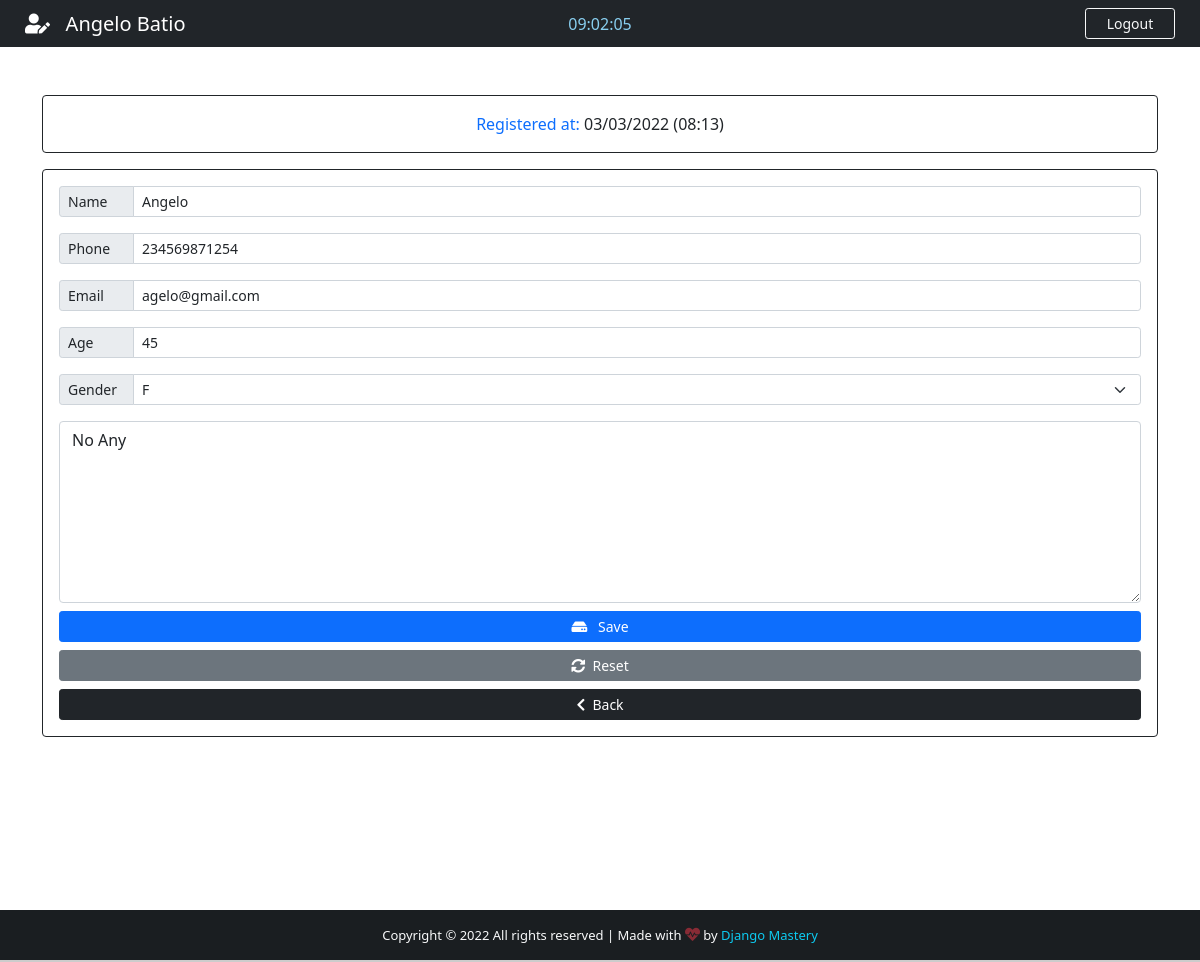
Page /patient/5/ (signed in) on the earlier database version.
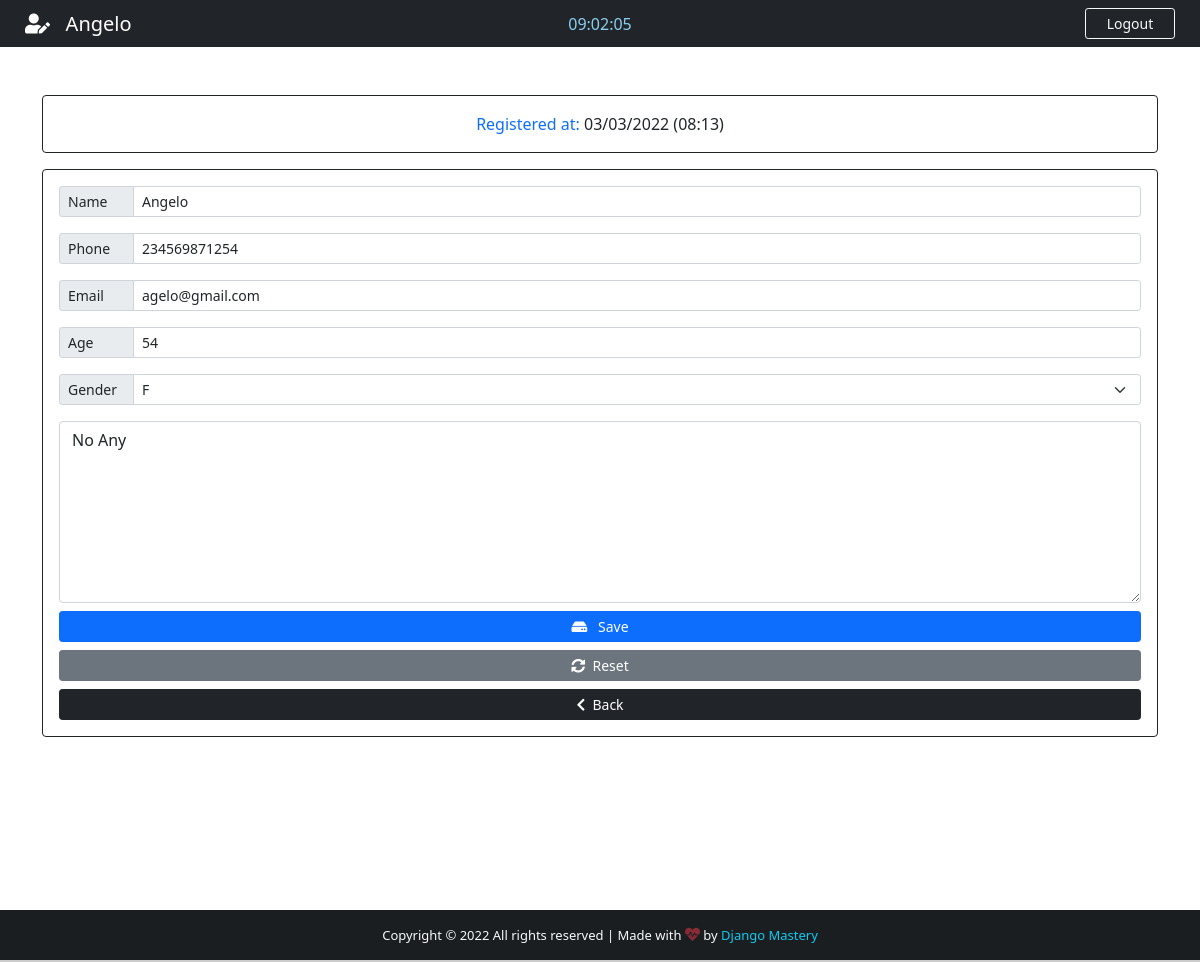
Same page on the later database version.
### App/models.py (models this page shows, shortened)
class Patient(models.Model):
    GENDER = (
        ('M', 'M'),
        ('F', 'F'),
    )
    id = models.IntegerField(primary_key=True)
    name = models.CharField(max_length=40)
    phone = models.CharField(max_length=20)
    email = models.CharField(max_length=40)
    age = models.CharField(max_length=3)
    gender = models.CharField(max_length=1, null=True, choices=GENDER)
    note = models.TextField(blank=True)
    created_at = models.DateTimeField(auto_now_add=True)

### App/views.py (the view)
# urls.py: path('patient/<str:patient_id>/', views.patient, name = 'patient'),
@cache_control(no_cache = True, must_validate = True, no_store = True)
@login_required(login_url='login')
def patient(request, patient_id):
    patient = Patient.objects.get(id = patient_id)
    if patient != None:
        return render(request, 'edit.html', {'patient': patient})

### App/templates/edit.html (shortened to what this page needs)
{% extends 'add.html' %}
{% load static %}
{% block nav-content %}
<i class="fas fa-user-edit"></i>&nbsp;&nbsp; {{ patient.name }}
{% endblock nav-content %}
{% block time %}
<div class="col-sm">
    <center>
        <span id="clock" style="color: #89cff0;"></span>
    </center>
</div>
{% endblock time %}
{% block card-title %}
Registered at: <span class="text-dark">{{ patient.created_at | date:'m/d/Y (H:i)' }}</span>
{% endblock card-title %}
{% block action %}action="/edit_patient/"{% endblock action %}
{% block Value-name %} value = {{ patient.name }} {% endblock Value-name %}
{% block Value-phone %} value = {{ patient.phone }} {% endblock Value-phone %}
{% block Value-email %} value = {{ patient.email }} {% endblock Value-email %}
{% block Value-age %} value = {{ patient.age }} {% endblock Value-age %}
{% block option %}
<option style="background-color: #d3d3d3; color: #007bff;">{{ patient.gender }}</option>
{% endblock option %}
{% block Value-note %}{{ patient.note }}{% endblock Value-note %}
{% block Btn-add %}
<i class="fas fa-hdd"></i>&nbsp;&nbsp; Save
{% endblock Btn-add %}
{% block Btn-reset %}
<button type="reset" class="btn btn-secondary btn-sm">
    <i class="fas fa-sync-alt"></i>&nbsp;&nbsp;Reset
</button>
{% endblock Btn-reset %}

### App/templates/add.html (shortened to what this page needs)
{% extends 'base.html' %}
{% load static %}
{% block btn-nav %}
<a class="btn btn-outline-danger btn-sm border-light text-light" id="btn-nav" data-bs-toggle="modal" data-bs-target="#logoutModal">Logout</a>
{% endblock btn-nav %}
{% block content %}
<div class="container">
    <div class="row">
        <div class="col-lg-12">
            <div class="card card-body border-dark text-primary mt-5">
                <span class="text-center txt-sm">{% block card-title %}Fill OUT THE FORM BELOW{% endblock card-title %}</span>
            </div>
            <form {% block action %}action="/add_patient/"{% endblock action %} method="POST" autocomplete="off"
                enctype="multipart/form-data" class="card p-3 border-dark mt-3 mb-5">
                <div class="input-group input-group-sm mb-3">
                    <span class="input-group-text side-label"><span class="txt-sm">Name</span></span>
                    <input type="text" name="name" id="name" class="form-control" placeholder="First and Last name" {% block Value-name %}{% endblock Value-name %} maxlength="40">
                </div>
                <div class="input-group input-group-sm mb-3">
                    <span class="input-group-text side-label"><span class="txt-sm">Phone</span></span>
                    <input type="text" name="phone" id="phone" class="form-control" placeholder="Patient phone" {% block Value-phone %}{% endblock Value-phone %}>
                </div>
                <div class="input-group input-group-sm mb-3">
                    <span class="input-group-text side-label"><span class="txt-sm">Email</span></span>
                    <input type="text" name="email" id="email" class="form-control" placeholder="Patient email" {% block Value-email %}{% endblock Value-email %} maxlength="40">
                </div>
                <div class="input-group input-group-sm mb-3">
                    <span class="input-group-text side-label"><span class="txt-sm">Age</span></span>
                    <input type="text" name="age" id="age" class="form-control" placeholder="Patient age" {% block Value-age %}{% endblock Value-age %} >
                </div>
                <div class="input-group input-group-sm mb-3">
                    <label for="gender" class="input-group-text side-label"><span class="txt-sm">Gender</span></label>
                    <select name="gender" id="gender" class="form-select">
                        {% block option %}{% endblock option %}
                    </select>
                </div>
                <div class="form-group">
                    <textarea name="note" id="note" rows="7" class="form-control txt-sm"
                        placeholder="Description is optional....">{% block Value-note %}{% endblock Value-note %}</textarea>
                </div>
                <div class="d-grid gap-2 mt-2">
                    <button id="btn-add" type="submit" class="btn btn-primary btn-sm txt-sm">
                        {% block Btn-add %}{% endblock Btn-add %}
                    </button>
                    {% block Btn-reset %}{% endblock Btn-reset %}
                    <a href="{% url 'backend' %}" class="btn btn-dark btn-sm txt-sm"><i
                            class="fas fa-chevron-left"></i>&nbsp;&nbsp;Back</a>
                </div>
            </form>
        </div>
    </div>
</div>
{% endblock content %}

Differences in the rows shown:
changed Patient "agelo@gmail.com": name "Angelo Batio" → "Angelo"; name (not shown) → "Angelo"; age "45" → "54"
Other differences:
form field name: "Angelo" → (not shown)
